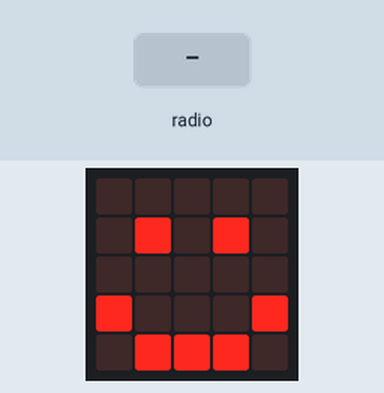
Bench run of a program on a simulated BBC micro:bit running MicroPython. On the bench: the board's 5×5 LED display. The test bench sets the inputs (shaded band). The 48×5 strip is a reading aid, not a part: it shows the text the display is scrolling, unrolled, one strip-width of it at a time.

Above: at 1.2 s.
1.3 s: radio message "1" arrives
At 1.4 s:
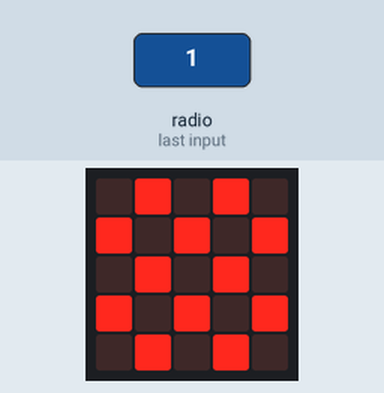
At 15.2 s:
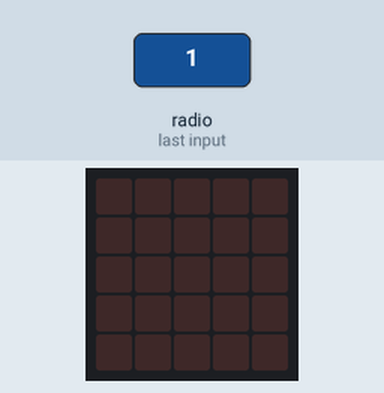

Measured:
- after the input at 1.3 s, the display: changes at once (image 1)

The program:

theft-receiver.py
```python
from microbit import *
import radio

display.show(Image.HAPPY)

radio.config(channel=0) # Channel to use from number on handout

while True:
    message = radio.receive()
    if message:
        for i in range(0, 4):
            display.show(Image.CHESSBOARD)
            sleep(200)
            display.show(Image.NO)
            sleep(200)
        display.scroll("Item detected as stolen!", delay = 100)
```
